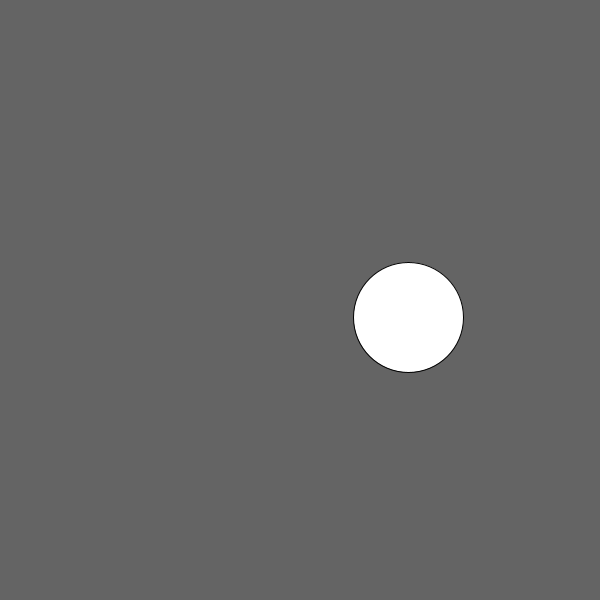
Frame 1 (no input)
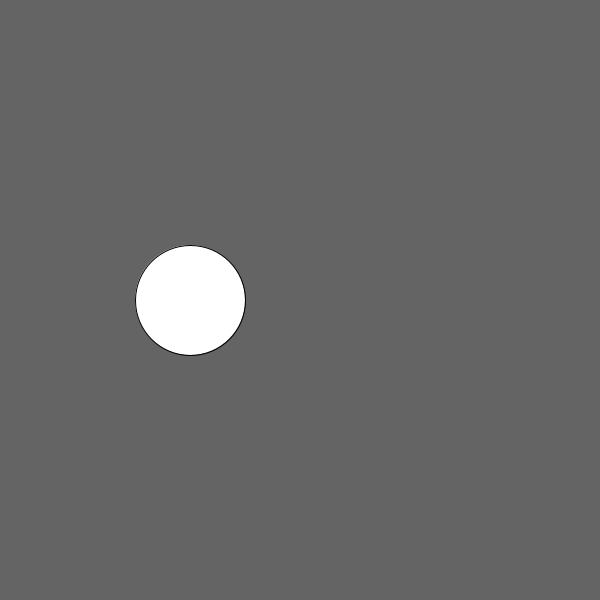
Frame 60 (the mouse pressed at the canvas centre just before this capture)
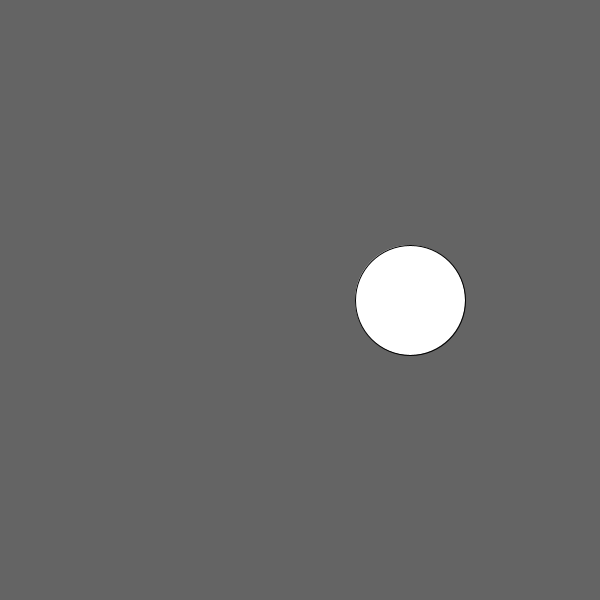
Frame 120 (the mouse held since frame 60 and released just before this capture)

The Processing sketch that drew these frames (run headless with seeded random() and noise(); from frame 60 on, the mouse is pressed at the canvas centre):

// Processing sketch: basic3d01
// ── basic3d01.pde
float radian = 0;
float centerX;
float centerY;
float r;
float degree;

void setup() 
{
  size(600, 600);
  centerX = width / 2;
  centerY = height /2 ;
  r = 110;
}

void draw()
{
  clear();
  background(100);
  degree += 9;
  radian = degree * PI / 180;
  ellipse(cos(radian) * r + centerX, sin(radian) * r + centerY, r, r);
}
